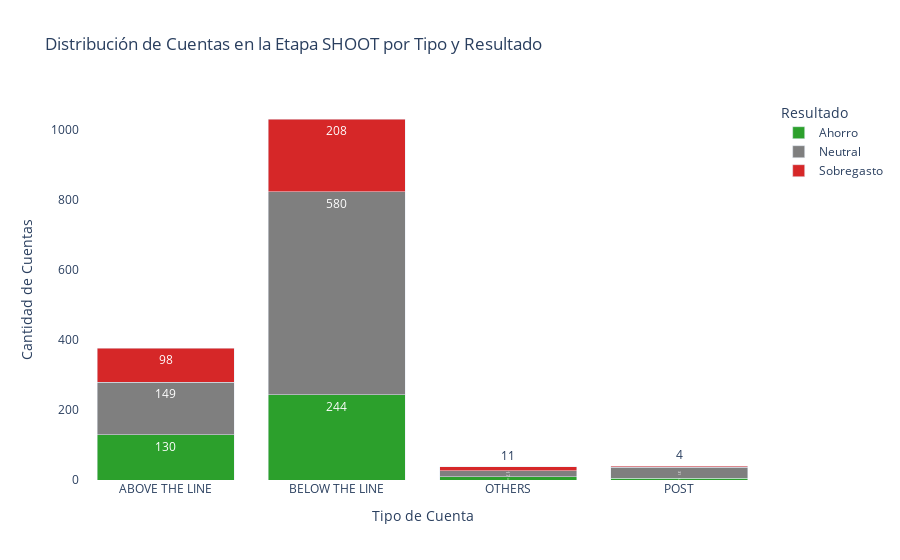

Notebook source saved alongside this figure:
### Code cell
# Reorganizar la tabla para formato largo
df_plot_shoot = conteo_tipo_estado_shoot.melt(
    id_vars='TIPO',
    value_vars=['Ahorro', 'Neutral', 'Sobregasto'],
    var_name='Estado',
    value_name='Cantidad'
)

# Crear gráfico de barras apiladas
fig = px.bar(
    df_plot_shoot,
    x='TIPO',
    y='Cantidad',
    color='Estado',
    title='Distribución de Cuentas en la Etapa SHOOT por Tipo y Resultado',
    text='Cantidad',
    color_discrete_map={
        'Ahorro': '#2CA02C',
        'Neutral': '#7F7F7F',
        'Sobregasto': '#D62728'
    }
)

fig.update_traces(textposition='auto')
fig.update_layout(
    xaxis_title='Tipo de Cuenta',
    yaxis_title='Cantidad de Cuentas',
    plot_bgcolor='white',
    legend_title='Resultado',
    barmode='stack'
)

### Figure 1 — Plotly figure (JSON) as saved in the notebook; plotly's stock layout.template omitted (floating-point values rounded to 4 significant figures)
{"data": [{"hovertemplate": "Estado=Ahorro<br>TIPO=%{x}<br>Cantidad=%{text}<extra></extra>", "legendgroup": "Ahorro", "marker": {"color": "#2CA02C", "pattern": {"shape": ""}}, "name": "Ahorro", "orientation": "v", "showlegend": true, "text": [130.0, 244.0, 10.0, 5.0], "textposition": "auto", "type": "bar", "x": ["ABOVE THE LINE", "BELOW THE LINE", "OTHERS", "POST"], "xaxis": "x", "y": [130, 244, 10, 5], "yaxis": "y"}, {"hovertemplate": "Estado=Neutral<br>TIPO=%{x}<br>Cantidad=%{text}<extra></extra>", "legendgroup": "Neutral", "marker": {"color": "#7F7F7F", "pattern": {"shape": ""}}, "name": "Neutral", "orientation": "v", "showlegend": true, "text": [149.0, 580.0, 17.0, 31.0], "textposition": "auto", "type": "bar", "x": ["ABOVE THE LINE", "BELOW THE LINE", "OTHERS", "POST"], "xaxis": "x", "y": [149, 580, 17, 31], "yaxis": "y"}, {"hovertemplate": "Estado=Sobregasto<br>TIPO=%{x}<br>Cantidad=%{text}<extra></extra>", "legendgroup": "Sobregasto", "marker": {"color": "#D62728", "pattern": {"shape": ""}}, "name": "Sobregasto", "orientation": "v", "showlegend": true, "text": [98.0, 208.0, 11.0, 4.0], "textposition": "auto", "type": "bar", "x": ["ABOVE THE LINE", "BELOW THE LINE", "OTHERS", "POST"], "xaxis": "x", "y": [98, 208, 11, 4], "yaxis": "y"}], "layout": {"barmode": "stack", "legend": {"title": {"text": "Resultado"}, "tracegroupgap": 0}, "plot_bgcolor": "white", "title": {"text": "Distribución de Cuentas en la Etapa SHOOT por Tipo y Resultado"}, "xaxis": {"anchor": "y", "domain": [0, 1], "title": {"text": "Tipo de Cuenta"}}, "yaxis": {"anchor": "x", "domain": [0, 1], "title": {"text": "Cantidad de Cuentas"}}}}
